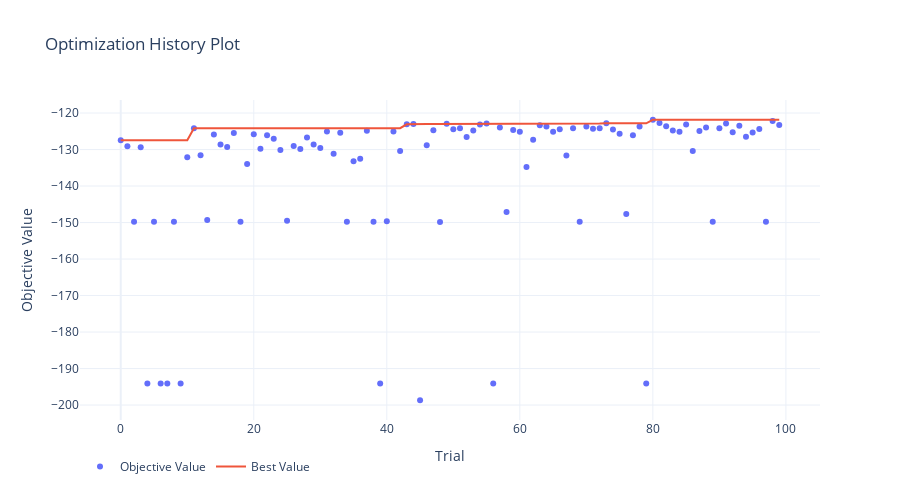
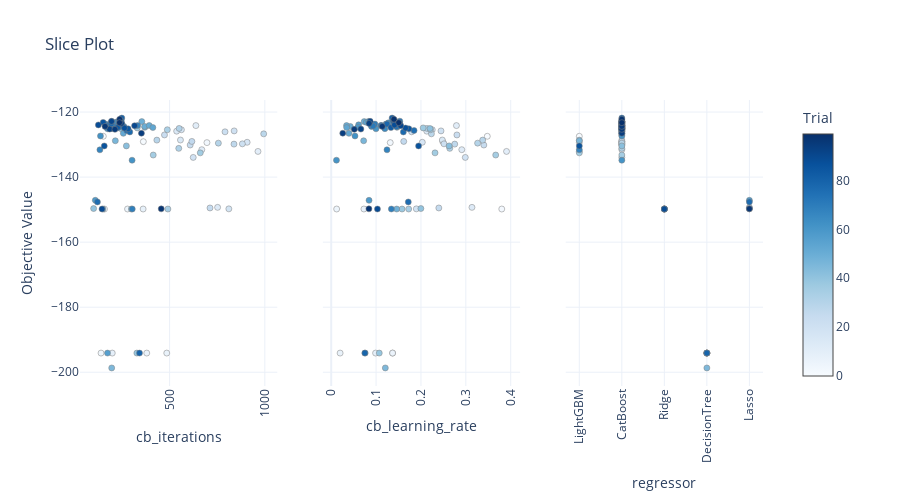

Notebook cell for these charts, in order:
### Markdown cell above
И историю подбора.

### Code cell
fig = optuna.visualization.plot_optimization_history(study)
fig.update_layout(
    legend=dict(orientation='h'),
    template='plotly_white',
    width=FIG_WIDTH, height=FIG_HEIGHT
)
fig.show()

fig = optuna.visualization.plot_slice(study, params=relevant_params)
fig.update_layout(
    legend=dict(orientation='h'),
    template='plotly_white',
    width=FIG_WIDTH, height=FIG_HEIGHT
)
fig.update_xaxes(tickangle=-90)
fig.show()
